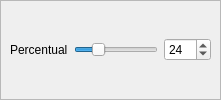
        <widget class="QFrame" name="smooth_frame" >
         <property name="sizePolicy" >
          <sizepolicy vsizetype="Preferred" hsizetype="Preferred" >
           <horstretch>0</horstretch>
           <verstretch>0</verstretch>
          </sizepolicy>
         </property>
         <property name="frameShape" >
          <enum>QFrame::StyledPanel</enum>
         </property>
         <property name="frameShadow" >
          <enum>QFrame::Raised</enum>
         </property>
         <layout class="QGridLayout" >
          <property name="leftMargin" >
           <number>9</number>
          </property>
          <property name="topMargin" >
           <number>9</number>
          </property>
          <property name="rightMargin" >
           <number>9</number>
          </property>
          <property name="bottomMargin" >
           <number>9</number>
          </property>
          <property name="horizontalSpacing" >
           <number>6</number>
          </property>
          <property name="verticalSpacing" >
           <number>6</number>
          </property>
          <item row="0" column="1" >
           <widget class="QSlider" name="percentual_slider" >
            <property name="toolTip" >
             <string>&lt;html>&lt;head>&lt;meta name="qrichtext" content="1" />&lt;style type="text/css">
p, li { white-space: pre-wrap; }
&lt;/style>&lt;/head>&lt;body style=" font-family:'Sans Serif'; font-size:9pt; font-weight:400; font-style:normal; text-decoration:none;">
&lt;p style="-qt-paragraph-type:empty; margin-top:0px; margin-bottom:0px; margin-left:0px; margin-right:0px; -qt-block-indent:0; text-indent:0px;">&lt;/p>&lt;/body>&lt;/html></string>
            </property>
            <property name="maximum" >
             <number>100</number>
            </property>
            <property name="value" >
             <number>25</number>
            </property>
            <property name="sliderPosition" >
             <number>25</number>
            </property>
            <property name="orientation" >
             <enum>Qt::Horizontal</enum>
            </property>
           </widget>
          </item>
          <item row="0" column="0" >
           <widget class="QLabel" name="label_percentual" >
            <property name="text" >
             <string>Percentual</string>
            </property>
           </widget>
          </item>
          <item row="0" column="2" >
           <widget class="QSpinBox" name="percentual_box" >
            <property name="toolTip" >
             <string>&lt;html>&lt;head>&lt;meta name="qrichtext" content="1" />&lt;style type="text/css">
p, li { white-space: pre-wrap; }
&lt;/style>&lt;/head>&lt;body style=" font-family:'Sans Serif'; font-size:9pt; font-weight:400; font-style:normal; text-decoration:none;">
&lt;p style="-qt-paragraph-type:empty; margin-top:0px; margin-bottom:0px; margin-left:0px; margin-right:0px; -qt-block-indent:0; text-indent:0px;">&lt;/p>&lt;/body>&lt;/html></string>
            </property>
            <property name="maximum" >
             <number>100</number>
            </property>
            <property name="value" >
             <number>24</number>
            </property>
           </widget>
          </item>
         </layout>
        </widget>
